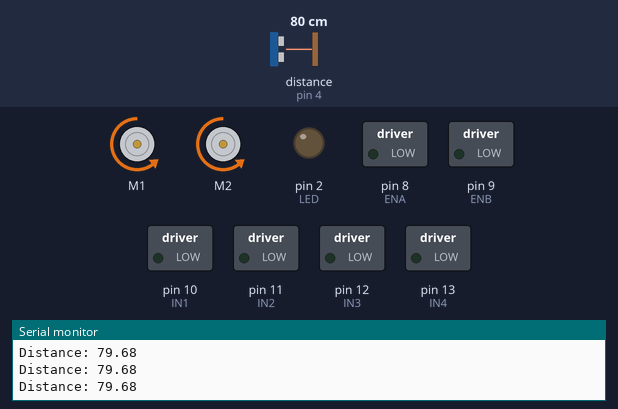
Recording of a sketch running on a simulated Arduino Uno, built with avr-gcc and run on an emulated ATmega328P. On the bench: 2 × DC motor (green arrow = forward, orange = backward, longer = faster), switched loads named in the sketch (green lamp = pin HIGH), output pins drawn as LEDs (lit = HIGH), the last lines printed to the serial monitor. Wiring (inferred from the names in the program): ultrasonic range finder: trigger pin 5; echo pin 4. Dashed ring = blinking. The inputs (shaded band) are chosen by the test bench; at power-on: distance to the obstacle (sensor on pin 4) 80 cm. The echo pulse lasts 58.3 µs per cm; pins used as bus, display or sensor lines are not drawn.

Above: at 1.2 s.
1.3 s: distance to the obstacle (sensor on pin 4) set to 10 cm
2.8 s: distance to the obstacle (sensor on pin 4) set to 7 cm
At 4.9 s:
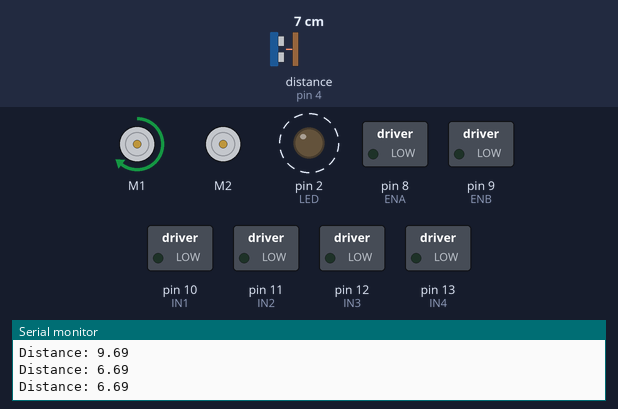
5.8 s: distance to the obstacle (sensor on pin 4) set to 9 cm
At 7.8 s:
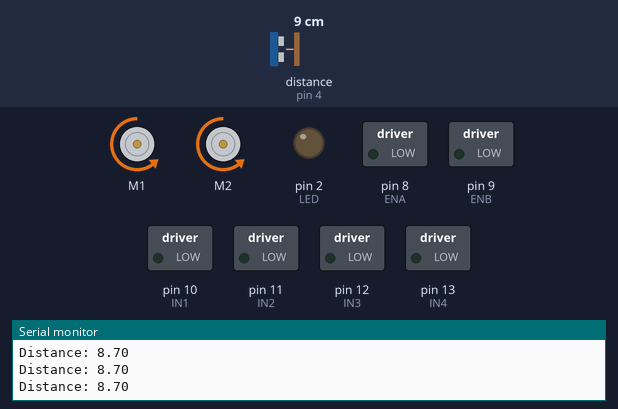
8.1 s: distance to the obstacle (sensor on pin 4) set to 2 cm
At 8.27 s:
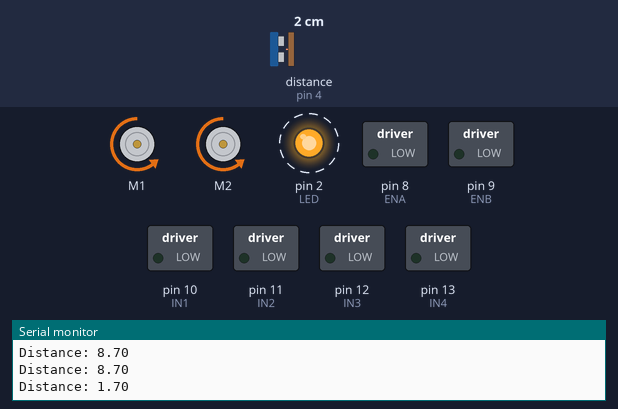
Timing chart, 0 to 12.1 s (numbered marks = the images above; inputs shaded):
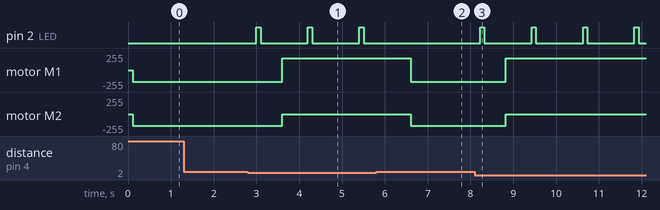

Measured:
- the behaviour switches between 9 and 8 cm on distance to the obstacle (sensor on pin 4) (found by bisection; images 0 and 1)
- after the input at 2.8 s, pin 2 (LED): alternates HIGH for 0.10 s and LOW for 1.1 s, starting after 0.20 s; motor M1: backward 178/255 → forward 178/255 after 0.80 s; motor M2: backward 178/255 → stopped after 0.80 s
- after the input at 5.8 s, pin 2 (LED): stops changing and stays LOW; motor M1: forward 178/255 → backward 178/255 after 0.80 s; motor M2: stopped → backward 178/255 after 0.80 s
- after the input at 8.1 s, pin 2 (LED): alternates HIGH for 0.10 s and LOW for 1.1 s, starting after 0.13 s; motor M1: backward 178/255 → forward 178/255 after 0.73 s; motor M2: backward 178/255 → stopped after 0.73 s

The sketch:

kit_sensor.ino
```cpp
#include <Robojax_L298N_DC_motor.h>


#define LED 2
//Define os pinos para o trigger e echo
const int pino_trigger = 5;
const int pino_echo = 4;

float duration, distance;

//-------------L298---------------------------------------------------
// motor 1 settings
#define CHA 6
#define ENA 8 // this pin must be PWM enabled pin if Arduino board is used
#define IN1 10
#define IN2 11
// motor 2 settings
#define IN3 12
#define IN4 13
#define ENB 9// this pin must be PWM enabled pin if Arduino board is used
#define CHB 7

const int CCW = 2; // do not change
const int CW  = 1; // do not change

#define motor1 1 // do not change
#define motor2 2 // do not change

// for two motors without debug information // Watch video instruciton for this line: https://youtu.be/2JTMqURJTwg
Robojax_L298N_DC_motor motors(IN1, IN2, ENA,  IN3, IN4, ENB);

void Forward() //電機前進
{
  motors.brake(1);
  motors.brake(2);

  motors.rotate(motor1, 70, CCW);
  motors.rotate(motor2, 70, CCW);
}

void Reverse(){
  motors.brake(1);
  motors.brake(2);

  motors.rotate(motor1, 70, CW);
  motors.rotate(motor2, 70, CW);
}
void Left()
{
  motors.brake(1);
  motors.brake(2);
  motors.rotate(motor1, 70, CW);//run motor2 at 60% speed in CCW direction
}
void Right()
{
  motors.brake(1);
  motors.brake(2);
  motors.rotate(motor2, 70, CW);
}

void Stop() //電機停止
{
  digitalWrite(LED, HIGH);
  delay(100);
  digitalWrite(LED, LOW);
  // motors.brake(1);
  // motors.brake(2);
}
//-------------------------------------------------
void setup()
{
  Serial.begin(9600);
  Serial.println(F("init"));
  pinMode(IN1, OUTPUT);
  pinMode(IN2, OUTPUT);
  pinMode(IN3, OUTPUT);
  pinMode(IN4, OUTPUT);
  pinMode(ENA, OUTPUT);
  pinMode(ENB, OUTPUT);
  pinMode(pino_trigger, OUTPUT);
  pinMode(pino_echo, INPUT);
  pinMode(LED, OUTPUT);

}
//-----------------------------------------
void loop()
{
    //Le as informacoes do sensor, em cm e pol
    digitalWrite(pino_trigger, LOW);
    delayMicroseconds(2);
    digitalWrite(pino_trigger, HIGH);
    delayMicroseconds(10);
    digitalWrite(pino_trigger, LOW);

    duration = pulseIn(pino_echo, HIGH);
    distance = (duration*.0343)/2;
    Serial.print("Distance: ");
    Serial.println(distance);
    delay(100);

    // Forward();
    // Left();
    // Right();
    // Reverse();
    // Stop();

    if (distance <= 8) {
      Stop();
      delay(500);

      Left();
      delay(500);
    }
    else { Forward(); };

}
```
